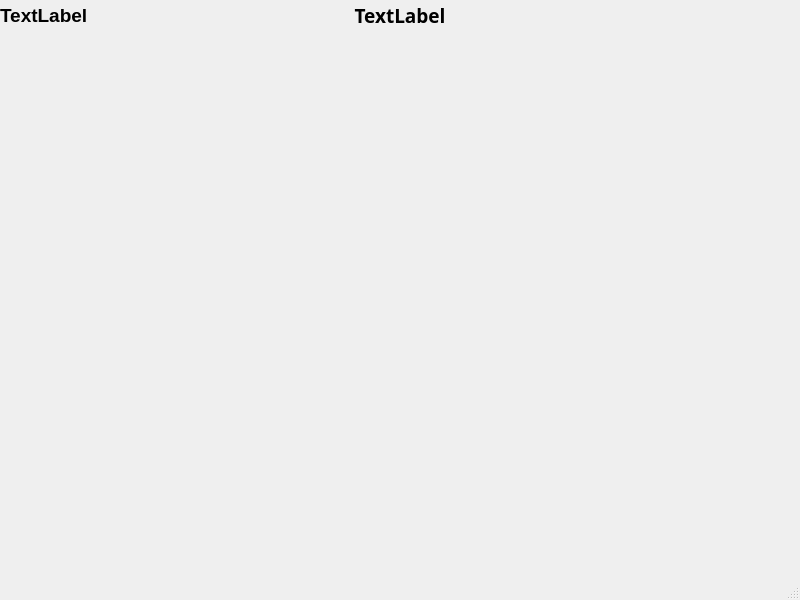
<?xml version="1.0" encoding="UTF-8"?>
<ui version="4.0">
 <class>InformDisplay</class>
 <widget class="QMainWindow" name="InformDisplay">
  <property name="geometry">
   <rect>
    <x>0</x>
    <y>0</y>
    <width>800</width>
    <height>600</height>
   </rect>
  </property>
  <property name="windowTitle">
   <string>InformDisplay</string>
  </property>
  <widget class="QWidget" name="centralwidget">
   <widget class="QLabel" name="labelNameAccount">
    <property name="geometry">
     <rect>
      <x>0</x>
      <y>0</y>
      <width>270</width>
      <height>30</height>
     </rect>
    </property>
    <property name="font">
     <font>
      <pointsize>14</pointsize>
      <bold>true</bold>
     </font>
    </property>
    <property name="text">
     <string>TextLabel</string>
    </property>
   </widget>
   <widget class="QLabel" name="labelTime">
    <property name="geometry">
     <rect>
      <x>300</x>
      <y>0</y>
      <width>200</width>
      <height>30</height>
     </rect>
    </property>
    <property name="sizePolicy">
     <sizepolicy hsizetype="Fixed" vsizetype="Fixed">
      <horstretch>0</horstretch>
      <verstretch>0</verstretch>
     </sizepolicy>
    </property>
    <property name="font">
     <font>
      <family>Segoe UI Semibold</family>
      <pointsize>14</pointsize>
      <bold>true</bold>
     </font>
    </property>
    <property name="layoutDirection">
     <enum>Qt::LeftToRight</enum>
    </property>
    <property name="text">
     <string>TextLabel</string>
    </property>
    <property name="alignment">
     <set>Qt::AlignCenter</set>
    </property>
   </widget>
  </widget>
  <widget class="QMenuBar" name="menubar">
   <property name="geometry">
    <rect>
     <x>0</x>
     <y>0</y>
     <width>800</width>
     <height>22</height>
    </rect>
   </property>
  </widget>
  <widget class="QStatusBar" name="statusbar"/>
 </widget>
 <resources/>
 <connections/>
</ui>
